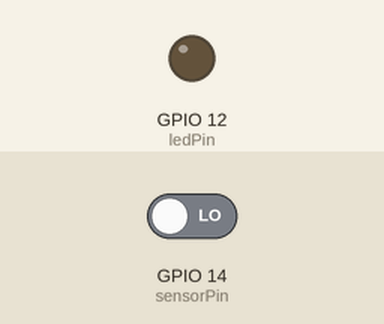
Simulated run of this sketch. Board: ESP32. Shown: output pins drawn as LEDs (lit = HIGH). The test bench sets the inputs (shaded band); at power-on: GPIO 14 (sensorPin) LOW. WiFi joins after 1.5 s; servers stay silent unless stated; what the sketch prints to the serial monitor is not drawn.

Above: at 2.8 s.
2.9 s: GPIO 14 (sensorPin) driven HIGH
At 3.6 s:
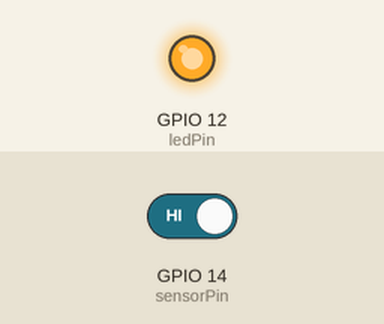
Timing chart, 0 to 5.9 s (numbered marks = the images above; inputs shaded):
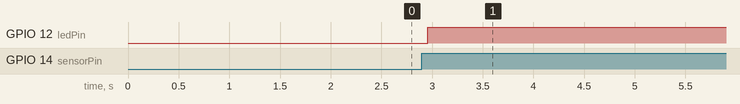

The sketch:

led.ino
```cpp
#include <WiFi.h>
#include <FirebaseESP32.h>

// Định nghĩa thông tin WiFi và Firebase
#define WIFI_SSID "Phong507"
#define WIFI_PASSWORD "23456789"
#define FIREBASE_HOST "smart-home-52e19-default-rtdb.firebaseio.com"
#define FIREBASE_AUTH "Nphho9OXtu9dMyqppI7Jb0aj7Oe8TWYLpXn7yLpE"

// Định nghĩa chân GPIO
const int ledPin = 12;   // Chân GPIO cho LED
const int sensorPin = 14; // Chân GPIO cho TTP223

bool ledState = LOW; // Biến lưu trạng thái LED
FirebaseData firebaseData;
FirebaseConfig config;
FirebaseAuth auth;

void setup() {
  // Khởi động Serial Monitor
  Serial.begin(115200);

  // Khởi tạo chân GPIO cho LED và cảm biến
  pinMode(ledPin, OUTPUT);
  pinMode(sensorPin, INPUT);

  // Kết nối WiFi
  WiFi.begin(WIFI_SSID, WIFI_PASSWORD);
  while (WiFi.status() != WL_CONNECTED) {
    delay(500);
    Serial.println("Đang kết nối với WiFi...");
  }
  Serial.println("Đã kết nối với WiFi!");

  // Cấu hình Firebase
  config.host = FIREBASE_HOST;
  config.signer.tokens.legacy_token = FIREBASE_AUTH;

  // Khởi tạo Firebase
  Firebase.begin(&config, &auth);
  Firebase.reconnectWiFi(true);

  // Kiểm tra kết nối Firebase
  if (Firebase.beginStream(firebaseData, "/light/isOn")) {
    Serial.println("Kết nối đến Firebase thành công!");
  } else {
    Serial.print("Lỗi kết nối đến Firebase: ");
    Serial.println(firebaseData.errorReason());
  }
}

void loop() {
  // Đọc trạng thái từ TTP223
  int sensorState = digitalRead(sensorPin);

  // In ra trạng thái cảm biến
  Serial.println(sensorState);

  static int lastSensorState = LOW; // Lưu trạng thái cảm biến trước đó

  // Kiểm tra nếu cảm biến vừa được kích hoạt
  if (sensorState == HIGH && lastSensorState == LOW) {
    // Đổi trạng thái LED
    ledState = !ledState; // Đảo ngược trạng thái LED
    digitalWrite(ledPin, ledState); // Cập nhật trạng thái LED

    // Cập nhật trạng thái LED lên Firebase
    if (Firebase.setBool(firebaseData, "/light/isOn", !ledState)) {
      Serial.println("Trạng thái LED đã được cập nhật lên Firebase.");
    } else {
      Serial.print("Lỗi cập nhật Firebase: ");
      Serial.println(firebaseData.errorReason());
    }

    delay(200); // Thời gian chờ để tránh việc đọc nhiều lần
  }

  // Kiểm tra cập nhật từ Firebase
  if (Firebase.readStream(firebaseData)) {
    if (firebaseData.dataType() == "boolean") {
      bool firebaseIsOn = firebaseData.boolData();
      digitalWrite(ledPin, !firebaseIsOn ? HIGH : LOW); // Cập nhật trạng thái LED từ Firebase
    }
  } else if (firebaseData.dataType() == "undefined") {
    Serial.print("Lỗi đọc Firebase: ");
    Serial.println(firebaseData.errorReason());
  }

  lastSensorState = sensorState; // Cập nhật trạng thái cảm biến trước đó

  // Kiểm tra lại kết nối WiFi
  if (WiFi.status() != WL_CONNECTED) {
    Serial.println("Mất kết nối WiFi! Đang thử kết nối lại...");
    WiFi.reconnect(); // Tự động kết nối lại
  }

  delay(100); // Thời gian chờ để tránh việc đọc quá nhanh
}
```

Measured:
- after the input at 2.9 s, GPIO 12 (ledPin): LOW → HIGH after 0.06 s
